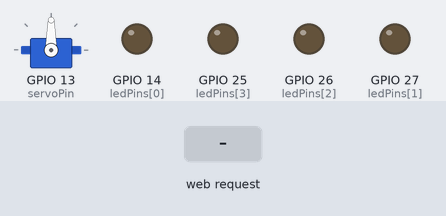
This sketch was run on a simulated ESP32. On the bench: servo, output pins drawn as LEDs (lit = HIGH). The inputs (shaded band) are chosen by the test bench. WiFi joins after 1.5 s; servers stay silent unless stated; what the sketch prints to the serial monitor is not drawn.

Above: at 2.7 s.
2.8 s: HTTP request GET /servo=0 received
At 3.1 s:
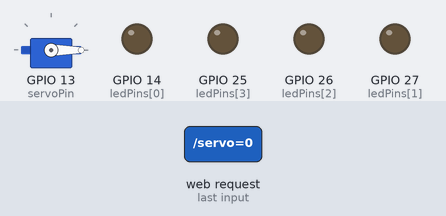
4.3 s: HTTP request GET /disco=on received
At 5.5 s:
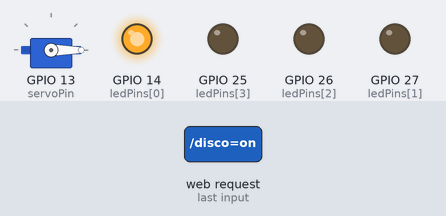
5.8 s: HTTP request GET /rotate=on received
At 6.7 s:
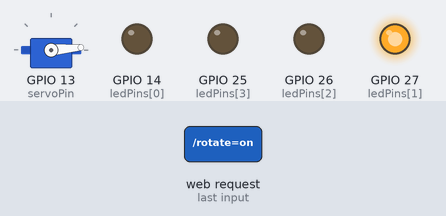
7.4 s: HTTP request GET /rotate=off received
At 7.8 s:
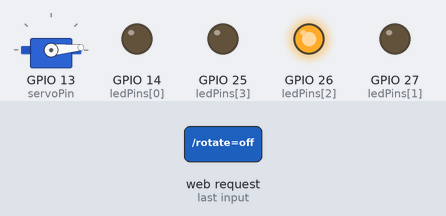
8.9 s: HTTP request GET /dir=cw received
At 10.1 s:
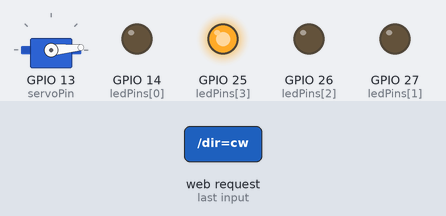
10.4 s: HTTP request GET /servo=90 received
At 11.3 s:
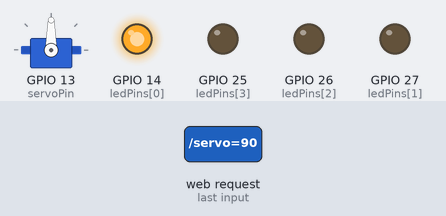
Timing chart, 0 to 12.9 s (numbered marks = the images above; inputs shaded):
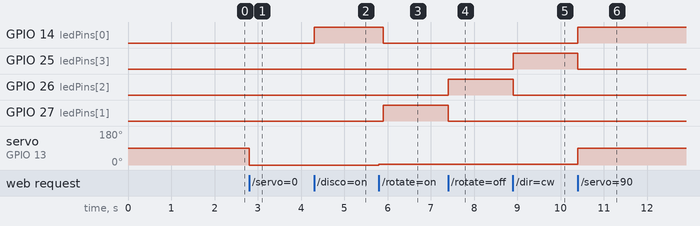

The sketch:

WebX_Servo_Disco_System_with_Ultrasonic_Monitor.ino
```cpp
// ESP32 Web-Controlled Servo + Disco LEDs + Ultrasonic Sensor
#include <WiFi.h>
#include <ESP32Servo.h>

// ==== WiFi Credentials ====
const char* ssid = "Saif's S24 Ultra";
const char* password = "sidku8090";

WiFiServer server(80);
Servo myServo;

// ==== Pins ====
const int servoPin = 13;
const int ledPins[4] = {14, 27, 26, 25};
const int trigPin = 33;
const int echoPin = 32;

// ==== Servo Control ====
bool rotateServo = false;
bool rotateCW = true;
int currentAngle = 0;
int rotationSpeed = 100; // milliseconds

// ==== Disco LED Control ====
bool discoMode = false;
unsigned long lastDiscoTime = 0;
int discoIndex = 0;

// ==== Ultrasonic ====
long duration;
int distanceCM = 0;

void setup() {
  Serial.begin(115200);
  WiFi.begin(ssid, password);
  Serial.print("Connecting");
  while (WiFi.status() != WL_CONNECTED) {
    delay(500);
    Serial.print(".");
  }
  Serial.println("\nConnected!");
  Serial.println(WiFi.localIP());

  server.begin();
  myServo.setPeriodHertz(50);
  myServo.attach(servoPin, 500, 2400);
  myServo.write(90);

  for (int i = 0; i < 4; i++) pinMode(ledPins[i], OUTPUT);

  pinMode(trigPin, OUTPUT);
  pinMode(echoPin, INPUT);
}

void loop() {
  WiFiClient client = server.available();
  if (!client) return;

  Serial.println("Client Connected");
  String request = client.readStringUntil('\r');
  client.flush();
  Serial.println(request);

  // ==== Handle Servo Buttons ====
  if (request.indexOf("/servo=0") != -1) myServo.write(0);
  if (request.indexOf("/servo=90") != -1) myServo.write(90);
  if (request.indexOf("/servo=180") != -1) myServo.write(180);
  if (request.indexOf("/rotate=on") != -1) rotateServo = true;
  if (request.indexOf("/rotate=off") != -1) rotateServo = false;
  if (request.indexOf("/dir=cw") != -1) rotateCW = true;
  if (request.indexOf("/dir=ccw") != -1) rotateCW = false;

  // ==== Handle Speed Slider ====
  int speedIndex = request.indexOf("/speed=");
  if (speedIndex != -1) {
    int val = request.substring(speedIndex + 7).toInt();
    if (val >= 10 && val <= 1000) rotationSpeed = val;
  }

  // ==== LED Buttons ====
  for (int i = 0; i < 4; i++) {
    if (request.indexOf("/led" + String(i) + "=on") != -1) digitalWrite(ledPins[i], HIGH);
    if (request.indexOf("/led" + String(i) + "=off") != -1) digitalWrite(ledPins[i], LOW);
  }

  // ==== Disco Mode ====
  if (request.indexOf("/disco=on") != -1) discoMode = true;
  if (request.indexOf("/disco=off") != -1) discoMode = false;

  // ==== Distance Request ====
  if (request.indexOf("/getDistance") != -1) measureDistance();

  // ==== Web Response ====
  client.println("HTTP/1.1 200 OK");
  client.println("Content-type:text/html\n");

  client.println("<html><head><title>ESP32 Control</title><meta name='viewport' content='width=device-width, initial-scale=1'>");
  client.println("<style>button{padding:14px 25px;font-size:16px;margin:5px;}body{font-family:sans-serif;text-align:center;}</style>");
  client.println("</head><body><h2>ESP32 Smart Control Panel</h2>");

  // Servo controls
  client.println("<h3>Servo Controls</h3>");
  client.println("<a href='/servo=0'><button>0°</button></a>");
  client.println("<a href='/servo=90'><button>90°</button></a>");
  client.println("<a href='/servo=180'><button>180°</button></a><br>");
  client.println("<a href='/rotate=on'><button>Start Continuous</button></a>");
  client.println("<a href='/rotate=off'><button>Stop</button></a><br>");
  client.println("<a href='/dir=cw'><button>Clockwise</button></a>");
  client.println("<a href='/dir=ccw'><button>Anticlockwise</button></a><br>");

  // Speed slider (basic input range)
  client.println("<form><label>Speed (ms):</label><input type='range' min='10' max='1000' value='" + String(rotationSpeed) + "' name='speed' onchange='this.form.submit()'></form>");

  // LEDs
  client.println("<h3>Disco LEDs</h3>");
  for (int i = 0; i < 4; i++) {
    client.println("<a href='/led" + String(i) + "=on'><button>LED " + String(i+1) + " ON</button></a>");
    client.println("<a href='/led" + String(i) + "=off'><button>OFF</button></a><br>");
  }
  client.println("<a href='/disco=on'><button style='background:#4caf50;color:white;'>Disco ON</button></a>");
  client.println("<a href='/disco=off'><button style='background:#f44336;color:white;'>Disco OFF</button></a><br>");

  // Distance
  client.println("<h3>Ultrasonic Distance</h3>");
  client.println("<p>Distance: <strong>" + String(distanceCM) + " cm</strong></p>");
  client.println("<a href='/getDistance'><button>Get Distance</button></a>");

  client.println("</body></html>");
  delay(1);

  Serial.println("Client Disconnected");

  // Continuous rotation
  if (rotateServo) {
    if (rotateCW) currentAngle += 5;
    else currentAngle -= 5;
    if (currentAngle > 180) currentAngle = 0;
    if (currentAngle < 0) currentAngle = 180;
    myServo.write(currentAngle);
    delay(rotationSpeed);
  }

  // Disco flashing
  if (discoMode && millis() - lastDiscoTime > 150) {
    for (int i = 0; i < 4; i++) digitalWrite(ledPins[i], LOW);
    digitalWrite(ledPins[discoIndex], HIGH);
    discoIndex = (discoIndex + 1) % 4;
    lastDiscoTime = millis();
  }
}

void measureDistance() {
  digitalWrite(trigPin, LOW);
  delayMicroseconds(2);
  digitalWrite(trigPin, HIGH);
  delayMicroseconds(10);
  digitalWrite(trigPin, LOW);
  duration = pulseIn(echoPin, HIGH, 30000);
  distanceCM = duration * 0.034 / 2;
}
```

Measured:
- after the input at 2.8 s, servo on GPIO 13 (servoPin): 90° → 0° at once
- after the input at 4.3 s, GPIO 14 (ledPins[0]): LOW → HIGH at once
- after the input at 5.8 s, GPIO 14 (ledPins[0]): HIGH → LOW after 0.10 s; GPIO 27 (ledPins[1]): LOW → HIGH after 0.10 s; servo on GPIO 13 (servoPin): 0° → 5° at once
- after the input at 7.4 s, GPIO 26 (ledPins[2]): LOW → HIGH at once; GPIO 27 (ledPins[1]): HIGH → LOW at once
- after the input at 8.9 s, GPIO 25 (ledPins[3]): LOW → HIGH at once; GPIO 26 (ledPins[2]): HIGH → LOW at once
- after the input at 10.4 s, GPIO 14 (ledPins[0]): LOW → HIGH at once; GPIO 25 (ledPins[3]): HIGH → LOW at once; servo on GPIO 13 (servoPin): 5° → 90° at once
